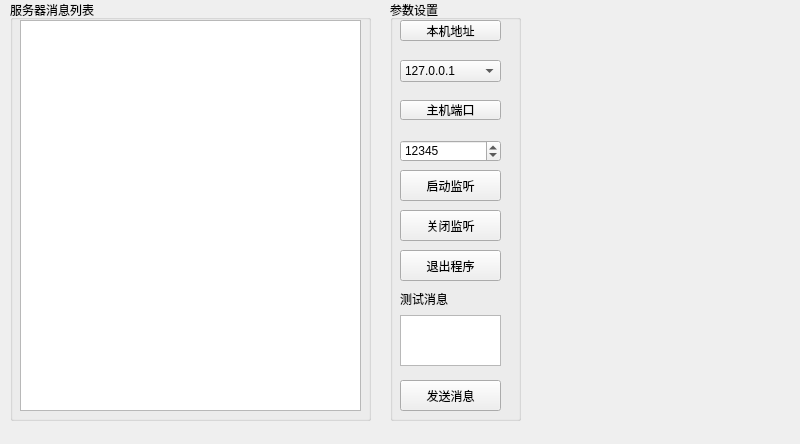
<?xml version="1.0" encoding="UTF-8"?>
<ui version="4.0">
 <class>FormQuicServer</class>
 <widget class="QWidget" name="FormQuicServer">
  <property name="geometry">
   <rect>
    <x>0</x>
    <y>0</y>
    <width>800</width>
    <height>444</height>
   </rect>
  </property>
  <property name="windowTitle">
   <string>Form</string>
  </property>
  <widget class="QLabel" name="label_2">
   <property name="geometry">
    <rect>
     <x>400</x>
     <y>288</y>
     <width>101</width>
     <height>21</height>
    </rect>
   </property>
   <property name="text">
    <string>测试消息</string>
   </property>
  </widget>
  <widget class="QGroupBox" name="groupBox">
   <property name="geometry">
    <rect>
     <x>10</x>
     <y>0</y>
     <width>361</width>
     <height>421</height>
    </rect>
   </property>
   <property name="title">
    <string>服务器消息列表</string>
   </property>
   <widget class="QTextEdit" name="ListWidget_QUICServerListMsg">
    <property name="geometry">
     <rect>
      <x>10</x>
      <y>20</y>
      <width>341</width>
      <height>391</height>
     </rect>
    </property>
   </widget>
  </widget>
  <widget class="QGroupBox" name="groupBox_3">
   <property name="geometry">
    <rect>
     <x>390</x>
     <y>0</y>
     <width>131</width>
     <height>421</height>
    </rect>
   </property>
   <property name="title">
    <string>参数设置</string>
   </property>
   <widget class="QPlainTextEdit" name="plainTextEdit_QUICServerSendData">
    <property name="geometry">
     <rect>
      <x>10</x>
      <y>315</y>
      <width>101</width>
      <height>51</height>
     </rect>
    </property>
   </widget>
   <widget class="QSpinBox" name="spinBox_QUICServerPort">
    <property name="geometry">
     <rect>
      <x>10</x>
      <y>140</y>
      <width>101</width>
      <height>22</height>
     </rect>
    </property>
    <property name="maximum">
     <number>65535</number>
    </property>
    <property name="value">
     <number>12345</number>
    </property>
   </widget>
   <widget class="QPushButton" name="pushButton_QUICServerSendMsg">
    <property name="geometry">
     <rect>
      <x>10</x>
      <y>380</y>
      <width>101</width>
      <height>31</height>
     </rect>
    </property>
    <property name="text">
     <string>发送消息</string>
    </property>
    <property name="icon">
     <iconset resource="images.qrc">
      <normaloff>:/new/prefix1/images/sendmsg2.ico</normaloff>:/new/prefix1/images/sendmsg2.ico</iconset>
    </property>
   </widget>
   <widget class="QPushButton" name="pushButton_QUICServerStop">
    <property name="geometry">
     <rect>
      <x>10</x>
      <y>210</y>
      <width>101</width>
      <height>31</height>
     </rect>
    </property>
    <property name="text">
     <string>关闭监听</string>
    </property>
    <property name="icon">
     <iconset resource="images.qrc">
      <normaloff>:/new/prefix1/images/stop.ico</normaloff>:/new/prefix1/images/stop.ico</iconset>
    </property>
   </widget>
   <widget class="QPushButton" name="pushButton_QUICServerStart">
    <property name="geometry">
     <rect>
      <x>10</x>
      <y>170</y>
      <width>101</width>
      <height>31</height>
     </rect>
    </property>
    <property name="text">
     <string>启动监听</string>
    </property>
    <property name="icon">
     <iconset resource="images.qrc">
      <normaloff>:/new/prefix1/images/start.ico</normaloff>:/new/prefix1/images/start.ico</iconset>
    </property>
   </widget>
   <widget class="QPushButton" name="pushButton_2">
    <property name="geometry">
     <rect>
      <x>10</x>
      <y>100</y>
      <width>101</width>
      <height>20</height>
     </rect>
    </property>
    <property name="text">
     <string>主机端口</string>
    </property>
   </widget>
   <widget class="QComboBox" name="comboBox_QUICServerIP">
    <property name="geometry">
     <rect>
      <x>10</x>
      <y>60</y>
      <width>101</width>
      <height>22</height>
     </rect>
    </property>
    <item>
     <property name="text">
      <string>127.0.0.1</string>
     </property>
    </item>
   </widget>
   <widget class="QPushButton" name="pushButton_7">
    <property name="geometry">
     <rect>
      <x>10</x>
      <y>20</y>
      <width>101</width>
      <height>21</height>
     </rect>
    </property>
    <property name="text">
     <string>本机地址</string>
    </property>
   </widget>
   <widget class="QPushButton" name="pushButton_QUICServerClose">
    <property name="geometry">
     <rect>
      <x>10</x>
      <y>250</y>
      <width>101</width>
      <height>31</height>
     </rect>
    </property>
    <property name="text">
     <string>退出程序</string>
    </property>
    <property name="icon">
     <iconset resource="images.qrc">
      <normaloff>:/new/prefix1/images/exit.ico</normaloff>:/new/prefix1/images/exit.ico</iconset>
    </property>
   </widget>
  </widget>
  <zorder>groupBox_3</zorder>
  <zorder>label_2</zorder>
  <zorder>groupBox</zorder>
 </widget>
 <resources>
  <include location="images.qrc"/>
 </resources>
 <connections/>
</ui>
